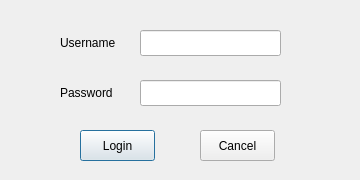
<?xml version="1.0" encoding="UTF-8"?>
<ui version="4.0">
 <class>LoginDialog</class>
 <widget class="QDialog" name="LoginDialog">
  <property name="geometry">
   <rect>
    <x>0</x>
    <y>0</y>
    <width>360</width>
    <height>180</height>
   </rect>
  </property>
  <property name="minimumSize">
   <size>
    <width>360</width>
    <height>180</height>
   </size>
  </property>
  <property name="maximumSize">
   <size>
    <width>360</width>
    <height>180</height>
   </size>
  </property>
  <property name="windowTitle">
   <string>Versatronics Login</string>
  </property>
  <widget class="QLabel" name="label">
   <property name="geometry">
    <rect>
     <x>60</x>
     <y>30</y>
     <width>61</width>
     <height>26</height>
    </rect>
   </property>
   <property name="minimumSize">
    <size>
     <width>0</width>
     <height>26</height>
    </size>
   </property>
   <property name="maximumSize">
    <size>
     <width>16777215</width>
     <height>26</height>
    </size>
   </property>
   <property name="text">
    <string>Username</string>
   </property>
  </widget>
  <widget class="QLineEdit" name="editUsername">
   <property name="geometry">
    <rect>
     <x>140</x>
     <y>30</y>
     <width>141</width>
     <height>26</height>
    </rect>
   </property>
   <property name="minimumSize">
    <size>
     <width>0</width>
     <height>26</height>
    </size>
   </property>
   <property name="maximumSize">
    <size>
     <width>16777215</width>
     <height>26</height>
    </size>
   </property>
  </widget>
  <widget class="QLabel" name="label_2">
   <property name="geometry">
    <rect>
     <x>60</x>
     <y>80</y>
     <width>61</width>
     <height>26</height>
    </rect>
   </property>
   <property name="minimumSize">
    <size>
     <width>0</width>
     <height>26</height>
    </size>
   </property>
   <property name="maximumSize">
    <size>
     <width>16777215</width>
     <height>26</height>
    </size>
   </property>
   <property name="text">
    <string>Password</string>
   </property>
  </widget>
  <widget class="QLineEdit" name="editPassword">
   <property name="geometry">
    <rect>
     <x>140</x>
     <y>80</y>
     <width>141</width>
     <height>26</height>
    </rect>
   </property>
   <property name="minimumSize">
    <size>
     <width>0</width>
     <height>26</height>
    </size>
   </property>
   <property name="maximumSize">
    <size>
     <width>16777215</width>
     <height>26</height>
    </size>
   </property>
   <property name="echoMode">
    <enum>QLineEdit::Password</enum>
   </property>
  </widget>
  <widget class="QPushButton" name="btnLogin">
   <property name="geometry">
    <rect>
     <x>80</x>
     <y>130</y>
     <width>75</width>
     <height>31</height>
    </rect>
   </property>
   <property name="text">
    <string>Login</string>
   </property>
  </widget>
  <widget class="QPushButton" name="btnCancel">
   <property name="geometry">
    <rect>
     <x>200</x>
     <y>130</y>
     <width>75</width>
     <height>31</height>
    </rect>
   </property>
   <property name="text">
    <string>Cancel</string>
   </property>
  </widget>
 </widget>
 <resources/>
 <connections/>
</ui>
